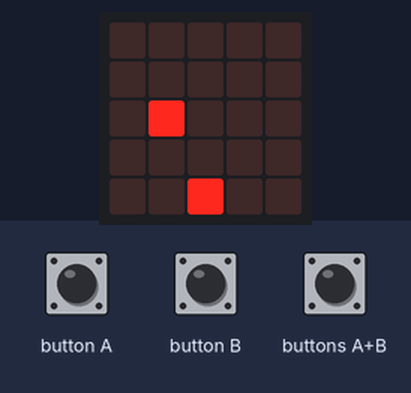
A program run on a simulated BBC micro:bit (MakeCode). On the bench: the board's 5×5 LED display. The inputs (shaded band) are chosen by the test bench. Random numbers come from a fixed seed; the short countdown, score and lost-life animations are approximate; the run ends where the board's game-over animation would start. At 4.8 s the program stops and its outputs stay as they are.

Above: at 1.2 s.
1.3 s: button A pressed for 0.15 s
At 1.8 s:
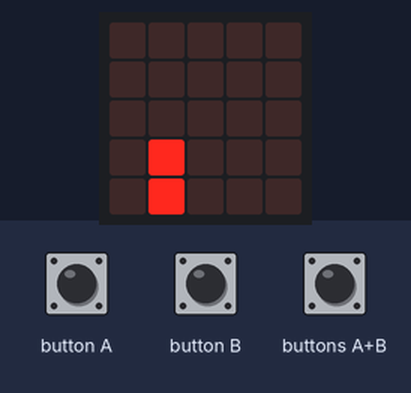
At 5.0 s:
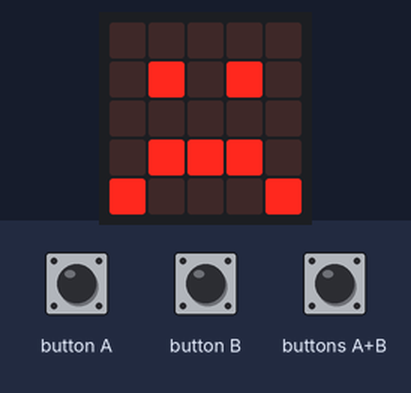
Timing chart, 0 to 6.3 s (numbered marks = the images above; inputs shaded):
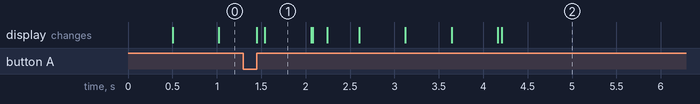

The program:

main.ts
```typescript
input.onButtonPressed(Button.A, function () {
    mi_personaje.change(LedSpriteProperty.X, -1)
})
input.onButtonPressed(Button.AB, function () {
    game.gameOver()
})
input.onButtonPressed(Button.B, function () {
    mi_personaje.change(LedSpriteProperty.X, 1)
})
let mi_personaje: game.LedSprite = null
game.setScore(0)
mi_personaje = game.createSprite(2, 4)
let enemigo = game.createSprite(randint(0, 4), 0)
basic.forever(function () {
    if (enemigo.get(LedSpriteProperty.Y) == 4) {
        if (enemigo.isTouching(mi_personaje)) {
            game.addScore(1)
            enemigo.set(LedSpriteProperty.Y, 0)
            enemigo.set(LedSpriteProperty.X, randint(0, 4))
        } else {
            basic.showIcon(IconNames.Sad)
            game.gameOver()
        }
    } else {
        basic.pause(500)
        enemigo.change(LedSpriteProperty.Y, 1)
    }
})
```

test.ts
```typescript
// aquí va el archivo "tests"; esto no se compilará cuando este paquete se utilice como una extensión.
```

Measured:
- what the display in image 1 shows lasts 0.6 s, from 1.5 s to 2.1 s
